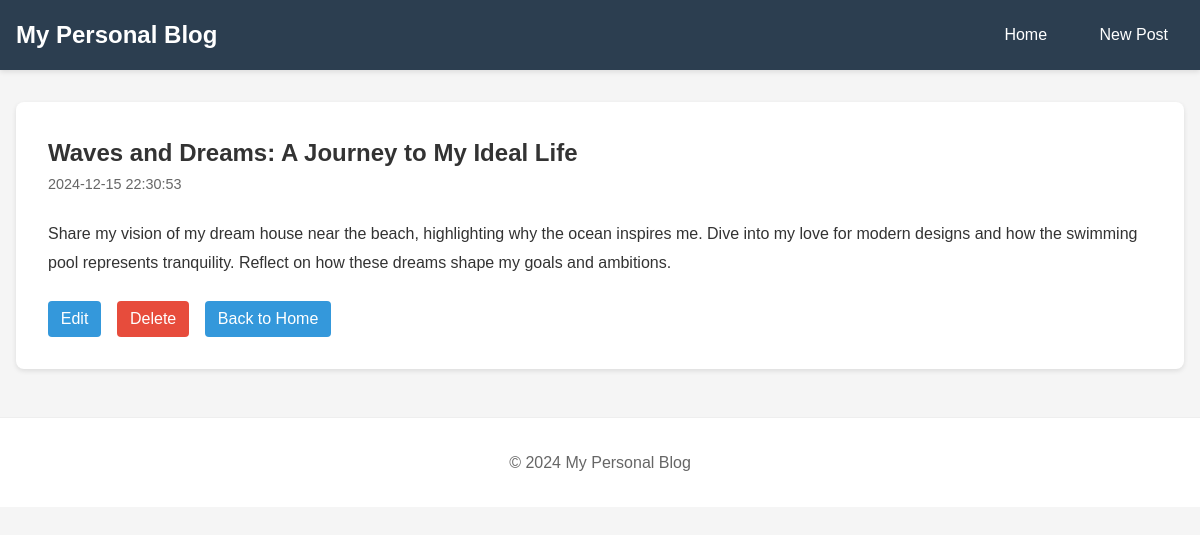
The app's page /post/4 with its own data.
### tables this page shows
CREATE TABLE posts (
            id INTEGER PRIMARY KEY AUTOINCREMENT,
            title TEXT NOT NULL,
            content TEXT NOT NULL,
            created_at TIMESTAMP NOT NULL DEFAULT CURRENT_TIMESTAMP
        );

### app.py (the view)
@app.route('/post/<int:post_id>')
def view_post(post_id):
    post = db.get_post(post_id)
    if post is None:
        return "Post not found", 404
    return render_template('post.html', post=post)

### database.py (called while the page is built)
def get_db_connection():
    conn = sqlite3.connect(DATABASE_FILE)
    conn.row_factory = sqlite3.Row
    return conn

def get_post(post_id):
    conn = get_db_connection()
    post = conn.execute('SELECT * FROM posts WHERE id = ?', (post_id,)).fetchone()
    if post:
        post = dict(post)
        post['media'] = get_post_media(post['id'])
    conn.close()
    return post

def get_post_media(post_id):
    conn = get_db_connection()
    media = conn.execute('''
        SELECT * FROM media
        WHERE post_id = ?
        ORDER BY created_at
    ''', (post_id,)).fetchall()
    conn.close()
    return media

### templates/post.html (shortened to what this page needs)
{% extends "base.html" %}
{% block content %}
    <article class="full-post">
        <h2>{{ post['title'] }}</h2>
        <p class="date">{{ post['created_at'] }}</p>
        <div class="content">
            {{ post['content'] }}
        </div>
        <div class="actions">
            <a href="{{ url_for('edit', post_id=post['id']) }}" class="button">Edit</a>
            <a href="{{ url_for('delete', post_id=post['id']) }}"
               class="button delete"
               onclick="return confirm('Are you sure you want to delete this post and all its media?')">Delete</a>
            <a href="{{ url_for('home') }}" class="button">Back to Home</a>
        </div>
    </article>
{% endblock %}

### static/css/style.css (style rules this page uses)
* { margin: 0; padding: 0; box-sizing: border-box; }
body { font-family: 'Arial', sans-serif; line-height: 1.6; color: #333; background-color: #f5f5f5; }
.button { display: inline-block; padding: 0.3rem 0.8rem; background-color: #3498db; color: white; text-decoration: none; border-radius: 4px; border: none; cursor: pointer; font-size: 1rem; transition: background-color 0.3s; text-align: center; }
.delete { background-color: #e74c3c; }
.form-actions, .actions { display: flex; gap: 1rem; margin-top: 1rem; }
.full-post { background: white; padding: 2rem; border-radius: 8px; box-shadow: 0 2px 5px rgba(0,0,0,0.1); }
.full-post .content { margin: 1.5rem 0; line-height: 1.8; }
.date { color: #666; font-size: 0.9rem; margin-bottom: 1rem; }

### records on screen
posts: title "Waves and Dreams: A Journey to My Ideal Life", created_at "2024-12-15 22:30:53", content "Share my vision of my dream house near the beach, highlighting why the ocean inspires me. Dive into my love for modern designs and how the swimming pool represents tranquility. Reflect on how these dreams shape my goals and ambitions."
